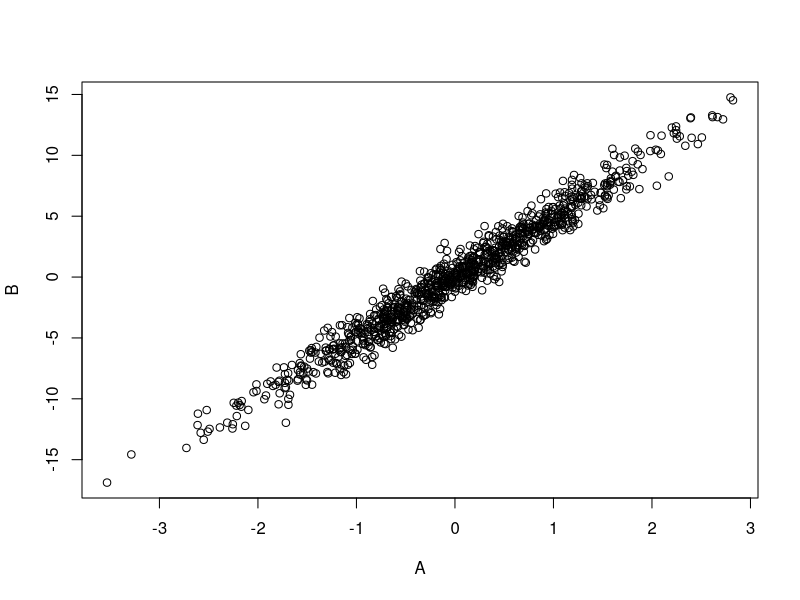
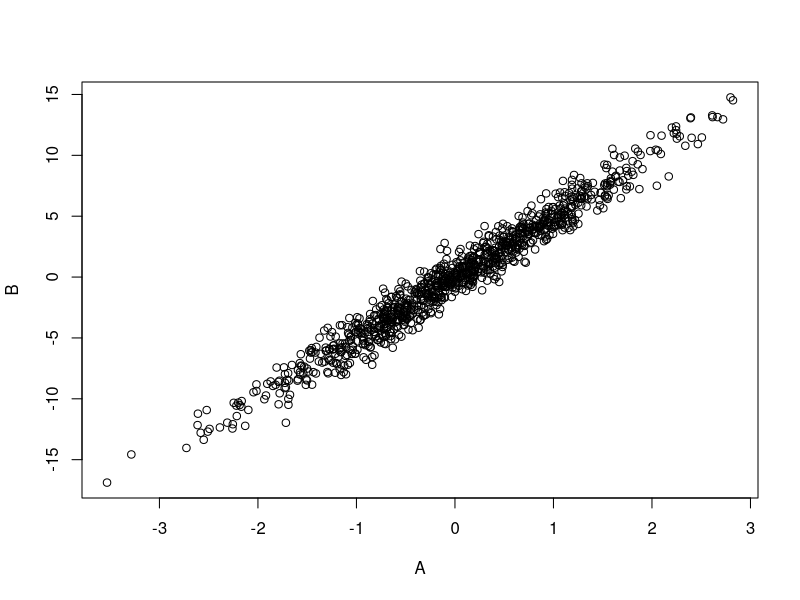
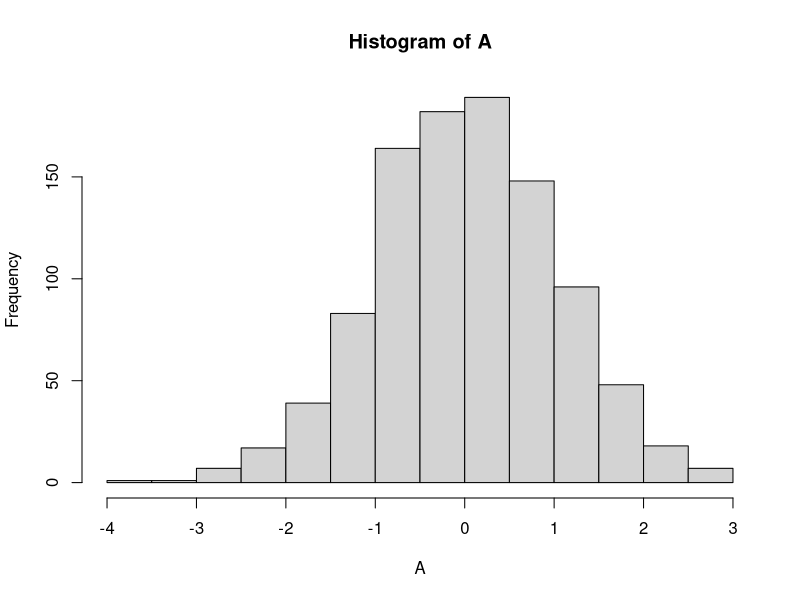

These charts were generated, in order, by the following R code:


## simple causal model 

n <- 1000
A <- rnorm(n)
B <- 5*A + rnorm(n, sd = 1)

plot(A, B)

### P(A | B) ??
summary(lm(A ~ B))
### P(A | B) = N(mean = 0.2 * B, sd = 0.2)


### P(A | do(B = 1))
### let's sample from the intervened model
A1 <- rep(NA, n)
B1 <- rep(NA, n)
for (i in 1:n){
  A1[i] <- rnorm(1)
  B1[i] <- 1
  }
plot(A, B)
hist(A)
